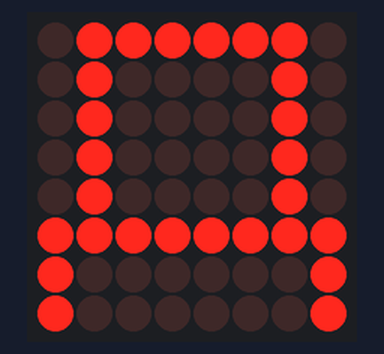
The sketch below on a simulated Arduino Uno, built with avr-gcc and run on an emulated ATmega328P. Shown: 8×8 LED matrix.

Above: at 0.1 s.
At 0.8 s:
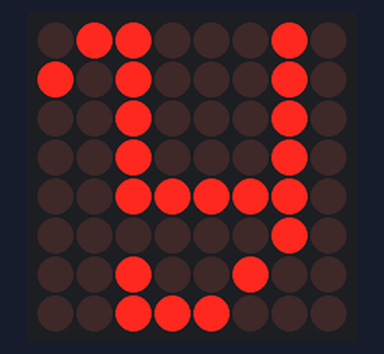
At 1.5 s:
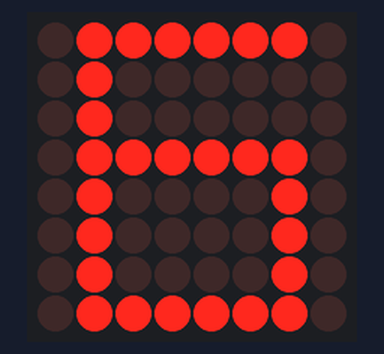
At 3.6 s:
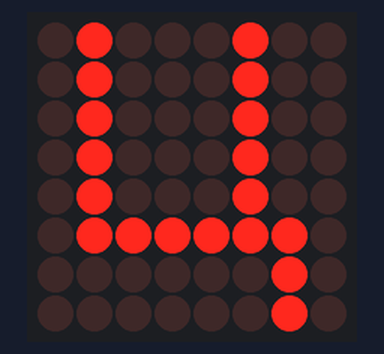
At 5.7 s:
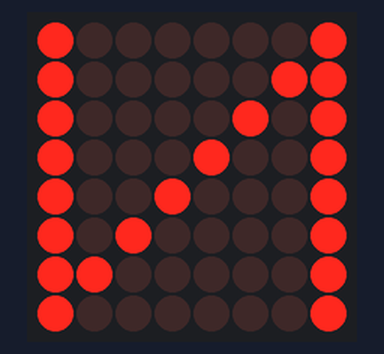
At 7.8 s:
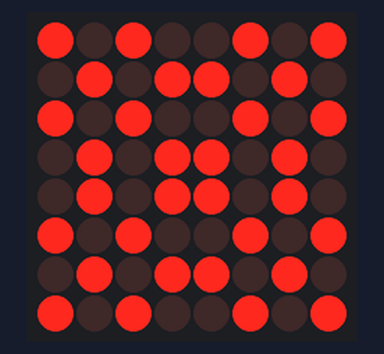

The sketch:

sketch_apr19a.ino
```cpp
/*
 * This video shows you how to use MAX7219 module with 8x8 LED matrix to display text or any characters on the LED.
* watch YouTube video: https://youtu.be/AAiDwBKs9uE
 *
 *Written by Ahmad S. for Robojax.com
 *on Feb 26, 2017 in Ajax, Ontario, Canada
 * Permission granted to share this code given that this
 * note is kept with the code.
 * Disclaimer: this code is "AS IS" and for educational purpose only.

 */

//We always have to include the library
// Based on a project posted https://github.com/wayoda/LedControl
#include "LedControl.h"

/*
 Now we need a LedControl to work with.
 // Customized for RoboJax.com on Feb 26, 2017 in Ajax, Ontario, Canada.
 ***** These pin numbers will probably not work with your hardware *****
 pin 12 is connected to the DataIn
 pin 11 is connected to the CLK
 pin 10 is connected to CS
 We have only a single MAX72XX.
 */
LedControl lc=LedControl(12,11,10,1);

/* we always wait a bit between updates of the display */
unsigned long delaytime=700;

void setup() {
  /*
   The MAX72XX is in power-saving mode on startup,
   we have to do a wakeup call
   */
  lc.shutdown(0,false);
  /* Set the brightness to a medium values */
  lc.setIntensity(0,8);
  /* and clear the display */
  lc.clearDisplay(0);
}

/*
 This method will display the characters for the
 word "Arduino" one after the other on the matrix.
 (you need at least 5x7 leds to see the whole chars)
 */
void writeArduinoOnMatrix() {
  /* here is the data for the characters */

  // K
  byte D[8]={ B01111110,B01000010,B01000010,B01000010,B01000010,B11111111,B10000001,B10000001};
  byte Y[8]={ B01100010,B10100010,B00100010,B00100010,B00111110,B00000010,B00100100,B00111000};
  byte B[8]= { B01111110,B01000000,B01000000,B01111110,B01000010,B01000010,B01000010,B01111110};
  byte R[8]={B01000010,B01000010,B01000010,B01111110,B01000010,B01000010,B01000010,B01000010};
  byte N[8]={ B01000100,B01000100,B01000100,B01000100,B01111100,B01000100,B01000100,B01000100};
  byte U[8]={ B10000001,B10000011,B10000101,B10001001,B10010001,B10100001,B11000001,B10000001};
  byte T[8]={ B01000100,B01000100,B01000100,B01000100,B01000100,B01111110,B00000010,B00000010};
  byte P[8]={B01000000,B01000000,B01000000,B01000000,B01111110,B01000010,B01000010,B01111110};
  byte K[8]={ B01000110,B01001000,B01010000,B01100000,B01100000,B01010000,B01001000,B01000110};

  byte J[8]={B00100100,B10011001,B10000011,B10000101,B10001001,B10010001,B10100001,B11000001};
  byte Q[8]={ B10011001,B01000010,B00100100,B10000001,B00000000,B01111110,B10011001,B10011001};
  byte W[8]={B10100101,B01011010,B10100101,B01011010,B01011010,B10100101,B01011010,B10100101};


  /* Letter   */
  for (int i=0; i<8; i++){
  lc.setRow(0,i,D[i]);

  }

  delay(delaytime);
  for(int i=0; i<8; i++){
      lc.setRow(0,i,0);// this is for blank
  }
/////////////// END of Letter///////
  /* Letter   */
  for (int i=0; i<8; i++){
  lc.setRow(0,i,Y[i]);
  }
  delay(delaytime);
  for(int i=0; i<8; i++){
      lc.setRow(0,i,0);// this is for blank
  }
/////////////// END of Letter///////
  /* Letter   */
  for (int i=0; i<8; i++){
  lc.setRow(0,i,B[i]);
  }
  delay(delaytime);
  for(int i=0; i<8; i++){
      lc.setRow(0,i,0);// this is for blank
  }
   for (int i=0; i<8; i++){
  lc.setRow(0,i,R[i]);
  }
  delay(delaytime);
  for(int i=0; i<8; i++){
      lc.setRow(0,i,0);// this is for blank
  }
/////////////// END of Letter///////
  /* Letter   */
  for (int i=0; i<8; i++){
  lc.setRow(0,i,U[i]);
  }
  delay(delaytime);
  for(int i=0; i<8; i++){
      lc.setRow(0,i,0);// this is for blank
  }
/////////////// END of Letter J///////
  /* Letter   */
  for (int i=0; i<8; i++){
  lc.setRow(0,i,T[i]);

  }

  delay(delaytime);
  for(int i=0; i<8; i++){
      lc.setRow(0,i,0);// this is for blank
  }
/////////////// END of Letter///////

  /* Letter A  */

/////////////// END of Letter///////

  /* Letter X */
  for (int i=0; i<8; i++){
  lc.setRow(0,i,P[i]);

  }

  delay(delaytime);
  for(int i=0; i<8; i++){
      lc.setRow(0,i,0);// this is for blank
  }
/////////////// END of Letter///////


  /* love */
  for (int i=0; i<8; i++){
  lc.setRow(0,i,K[i]);

  }


  delay(delaytime);
  for(int i=0; i<8; i++){
      lc.setRow(0,i,0);// this is for blank
  }


  for (int i=0; i<8; i++){
  lc.setRow(0,i,U[i]);

  }


  delay(delaytime);
  for(int i=0; i<8; i++){
      lc.setRow(0,i,0);// this is for blank
  }


  for (int i=0; i<8; i++){
  lc.setRow(0,i,J[i]);

  }


  delay(delaytime);
  for(int i=0; i<8; i++){
      lc.setRow(0,i,0);// this is for blank
  }
   for (int i=0; i<8; i++){
  lc.setRow(0,i,Q[i]);

  }

  delay(delaytime);
  for(int i=0; i<8; i++){
      lc.setRow(0,i,0);// this is for blank
  }
  for (int i=0; i<8; i++){
  lc.setRow(0,i,W[i]);

  }

  delay(delaytime);
  for(int i=0; i<8; i++){
      lc.setRow(0,i,0);// this is for blank
  }
/////////////// END of Letter///////

}// writeArduinoOnMatrix()  end


void loop() {
  writeArduinoOnMatrix();

}
```

Measured:
- by itself, everything shown: repeats every 8.4 s, in 13 steps
- what the display in image 1 shows lasts 0.7 s, from 0.7 s to 1.4 s
